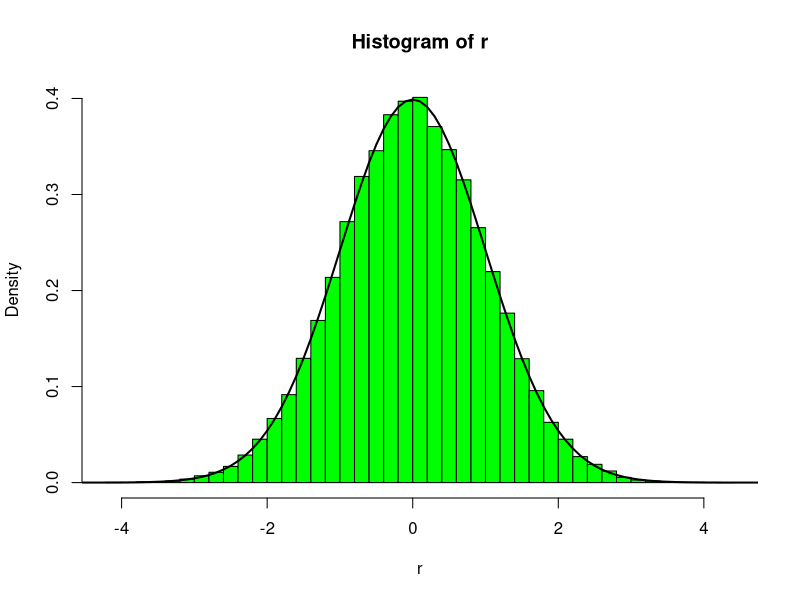

Recreate this plot in R.
r = rnorm(1e5)
hist(r, breaks = 50, probability = TRUE, col = 'green')

# create a grid
x <- seq(-5, 5, by = .1)
lines(x, dnorm(x), lwd = 2)